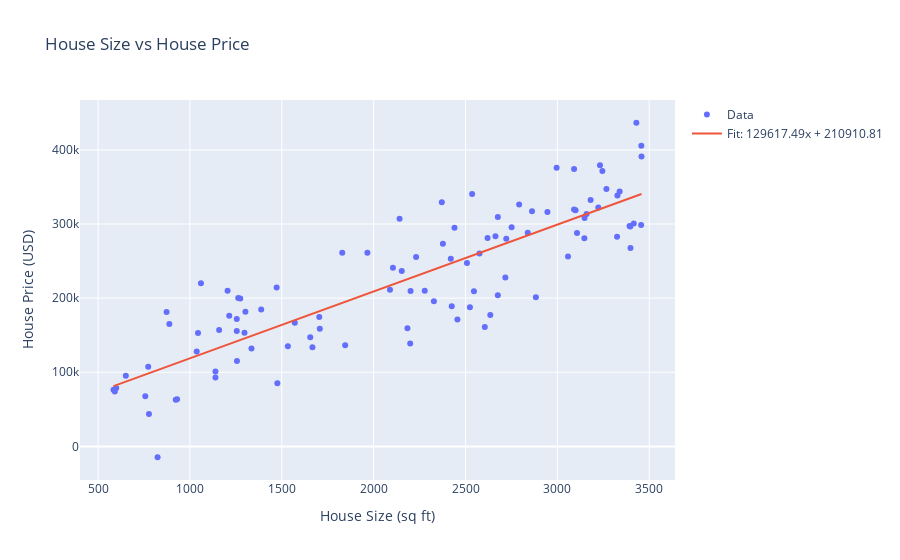

Write notebook code for a chart like this one.
### Markdown cell above
##### Interactive data

To make the plot interactive, you can use a library like Plotly. Matplotlib also has an interactive mode, but it's more commonly used for static plots.

This script creates an interactive plot where you can zoom, pan, hover over the data points to see their values, and toggle the visibility of the datasets.

##### (Optional) What is a coefficient

In mathematics, a coefficient is a numerical or constant quantity placed before and multiplying the variable in an algebraic expression. It is used to scale the variable or to adjust its units.

For example, in the equation y = 5x + 3:

5 is the coefficient of x. It scales the value of x by 5.
The number 3 is not a coefficient in this case since it is not multiplying a variable; instead, it is called the constant term or y-intercept.
In the context of a polynomial function or a linear regression line (like y = wx + b), the coefficient w represents the slope of the line, which describes the relationship between y and x. In other words, w tells you how much y changes for each unit change in x. The coefficient b in this case is the y-intercept, or the value of y when x is zero.

In more complex equations or higher-degree polynomials (like y = ax^2 + bx + c), there can be more than one coefficient. Here, a and b are the coefficients of x^2 and x, respectively.

### Code cell
import numpy as np
import plotly.graph_objects as go

# generate random house sizes and prices
np.random.seed(0)  # for reproducibility
house_size = np.random.randint(500, 3500, 100)
house_price = house_size * 100 + np.random.normal(0, 50000, 100)  # linear relationship with some noise

# fit a line (using Polynomial API)
p = np.polynomial.Polynomial.fit(house_size, house_price, 1)  # fit a 1st degree polynomial


# The syntax [::-1] in Python is used for reversing the order of an array, list, string, or other sequence type.
# 
# The : character selects all elements in the sequence.
# The -1 after the :: is the step. It means go backwards by 1 step.

# So together, [::-1] means create a new sequence that starts from the end (the last element), 
# ends at the start (the first element), and steps backwards by 1 at each step, effectively reversing the sequence.

w, b = p.coef[::-1]  # the coefficients are returned in reverse order, i.e., [b, w]

print(w,b)

# create scatter plot
scatter = go.Scatter(x=house_size, y=house_price, mode='markers', name='Data')

# create line plot
line = go.Scatter(x=house_size, y=p(house_size), mode='lines', name='Fit: {:.2f}x + {:.2f}'.format(w, b))

# create layout
layout = go.Layout(title='House Size vs House Price', xaxis=dict(title='House Size (sq ft)'), yaxis=dict(title='House Price (USD)'))

# create figure and add traces
fig = go.Figure(data=[scatter, line], layout=layout)

# show figure
fig.show()

### Figure 1 — Plotly figure (JSON) as saved in the notebook; plotly's stock layout.template omitted (floating-point values rounded to 4 significant figures)
{"data": [{"mode": "markers", "name": "Data", "type": "scatter", "x": [3232, 3107, 2153, 1335, 1263, 2231, 1533, 777, 2278, 2328, 3147, 3148, 2862, 1205, 3099, 2635, 2722, 3397, 2201, 1037, 3393, 2620, 3325, 2440, 2663, 1476, 1255, 2546, 2371, 2996, 3398, 599, 2508, 1255, 1297, 1159, 3458, 923, 3245, 1139, 1044, 3091, 1214, 2792, 651, 3223, 3058, 3430, 1707, 2576, 1302, 2676, 2676, 2456, 2425, 1256, 773, 2883, 888, 2141, 1966, 3091, 1388, 757, 1845, 2605, 2839, 3327, 930, 591, 2420, 2946, 3159, 2089, 3456, 3181, 584, 2751, 824, 1274, 1571, 1139, 2536, 1655, 1472, 3416, 1704, 2524, 1667, 2184, 3339, 3267, 3457, 873, 2377, 1060, 1829, 2105, 2717, 2199], "y": [379200.0, 287800.0, 236600.0, 132100.0, 200100.0, 255400.0, 135100.0, 43760.0, 210100.0, 195800.0, 280900.0, 308200.0, 317200.0, 210100.0, 318500.0, 177200.0, 280200.0, 296800.0, 209800.0, 128100.0, 297400.0, 281100.0, 283000.0, 294900.0, 283400.0, 85060.0, 171800.0, 209400.0, 329300.0, 375900.0, 267500.0, 78760.0, 247300.0, 155700.0, 153300.0, 156900.0, 391200.0, 63010.0, 371400.0, 101200.0, 153100.0, 319500.0, 176400.0, 326200.0, 95420.0, 322400.0, 256300.0, 436600.0, 158600.0, 260300.0, 181700.0, 203800.0, 309500.0, 171100.0, 189000.0, 115100.0, 107500.0, 201100.0, 165000.0, 307300.0, 261200.0, 374100.0, 184700.0, 67760.0, 136300.0, 161000.0, 288400.0, 338400.0, 63710.0, 74040.0, 253100.0, 316400.0, 313600.0, 211400.0, 298800.0, 332500.0, 76420.0, 295500.0, -14640.0, 199600.0, 166700.0, 92860.0, 340600.0, 147300.0, 214400.0, 300700.0, 174500.0, 187800.0, 133600.0, 159400.0, 343800.0, 347400.0, 405600.0, 181500.0, 273400.0, 220200.0, 261100.0, 241100.0, 227800.0, 138800.0]}, {"mode": "lines", "name": "Fit: 129617.49x + 210910.81", "type": "scatter", "x": [3232, 3107, 2153, 1335, 1263, 2231, 1533, 777, 2278, 2328, 3147, 3148, 2862, 1205, 3099, 2635, 2722, 3397, 2201, 1037, 3393, 2620, 3325, 2440, 2663, 1476, 1255, 2546, 2371, 2996, 3398, 599, 2508, 1255, 1297, 1159, 3458, 923, 3245, 1139, 1044, 3091, 1214, 2792, 651, 3223, 3058, 3430, 1707, 2576, 1302, 2676, 2676, 2456, 2425, 1256, 773, 2883, 888, 2141, 1966, 3091, 1388, 757, 1845, 2605, 2839, 3327, 930, 591, 2420, 2946, 3159, 2089, 3456, 3181, 584, 2751, 824, 1274, 1571, 1139, 2536, 1655, 1472, 3416, 1704, 2524, 1667, 2184, 3339, 3267, 3457, 873, 2377, 1060, 1829, 2105, 2717, 2199], "y": [320100.0, 308900.0, 222800.0, 149000.0, 142500.0, 229900.0, 166900.0, 98700.0, 234100.0, 238600.0, 312500.0, 312600.0, 286800.0, 137300.0, 308100.0, 266300.0, 274100.0, 335000.0, 227100.0, 122200.0, 334700.0, 264900.0, 328500.0, 248700.0, 268800.0, 161800.0, 141800.0, 258300.0, 242500.0, 298900.0, 335100.0, 82650.0, 254800.0, 141800.0, 145600.0, 133200.0, 340500.0, 111900.0, 321300.0, 131400.0, 122800.0, 307400.0, 138100.0, 280500.0, 87340.0, 319300.0, 304400.0, 338000.0, 182600.0, 261000.0, 146100.0, 270000.0, 270000.0, 250100.0, 247400.0, 141900.0, 98340.0, 288700.0, 108700.0, 221700.0, 205900.0, 307400.0, 153800.0, 96900.0, 195000.0, 263600.0, 284700.0, 328700.0, 112500.0, 81920.0, 246900.0, 294300.0, 313600.0, 217000.0, 340300.0, 315500.0, 81290.0, 276800.0, 102900.0, 143500.0, 170300.0, 131400.0, 257400.0, 177900.0, 161400.0, 336700.0, 182300.0, 256300.0, 179000.0, 225600.0, 329800.0, 323300.0, 340400.0, 107400.0, 243000.0, 124200.0, 193600.0, 218500.0, 273700.0, 227000.0]}], "layout": {"title": {"text": "House Size vs House Price"}, "xaxis": {"title": {"text": "House Size (sq ft)"}}, "yaxis": {"title": {"text": "House Price (USD)"}}}}
